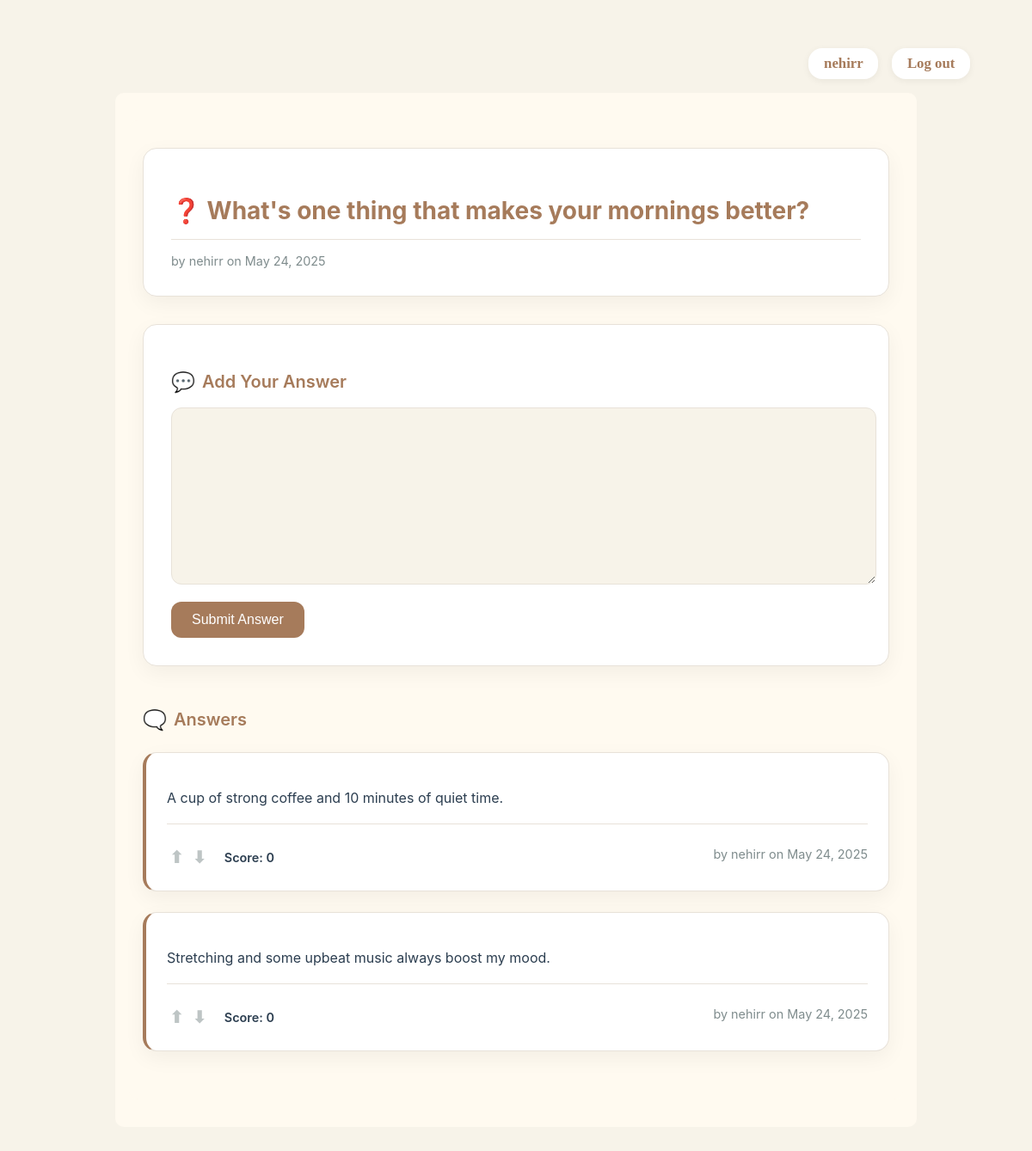
Screenshot of /question/4/ (signed in) with the database file from the repository.
### goldenqa/models.py (models this page shows, shortened)
class Question(models.Model):
    TAG_CHOICES = [
        ('daily_life', 'Daily Life'),
        ('sports', 'Sports'),
        ('hobbies', 'Hobbies'),
        ('technology', 'Technology'),
        ('education_career', 'Education and Career'),
        ('health_fitness', 'Health and Fitness'),
        ('travel', 'Travel'),
        ('entertainment', 'Entertainment'),
        ('food_cooking', 'Food and Cooking'),
        ('music_arts', 'Music and Arts'),
        ('books_literature', 'Books and Literature'),
        ('relationships', 'Relationships'),
        ('gaming', 'Gaming'),
        ('science_nature', 'Science and Nature'),
        ('philosophy', 'Philosophy'),
        ('other', 'Other'),
    ]
    user = models.ForeignKey(User, on_delete=models.CASCADE)
    text = models.TextField()
    tag = models.CharField(max_length=30, choices=TAG_CHOICES, default='other')
    created_at = models.DateTimeField(auto_now_add=True)

class Answer(models.Model):
    user = models.ForeignKey(User, on_delete=models.CASCADE)
    question = models.ForeignKey(Question, on_delete=models.CASCADE, related_name='answers')
    content = models.TextField()
    created_at = models.DateTimeField(auto_now_add=True)

### goldenqa/views.py (the view)
# urls.py: path('question/<int:question_id>/', views.question_detail, name='question_detail'),
def question_detail(request, question_id):
    question = get_object_or_404(Question, id=question_id)
    answers = Answer.objects.filter(question=question).annotate(
        upvotes_count=Count('upvotes'),
        downvotes_count=Count('downvotes')
    ).annotate(
        score=F('upvotes_count') - F('downvotes_count')
    ).order_by('-score')
    if request.method == 'POST':
        form = AnswerForm(request.POST)
        if form.is_valid():
            answer = form.save(commit=False)
            answer.question = question
            answer.user = request.user
            answer.save()
            return redirect('question_detail', question_id=question_id)
    else:
        form = AnswerForm()
    user_upvotes = Upvote.objects.filter(user=request.user).values_list('answer_id', flat=True)
    user_downvotes = Downvote.objects.filter(user=request.user).values_list('answer_id', flat=True)
    answers_data = []
    for answer in answers:
        answers_data.append({
            'answer': answer,
            'score': answer.score,
            'is_upvoted': answer.id in user_upvotes,
            'is_downvoted': answer.id in user_downvotes
        })
    return render(request, 'cores/question_detail.html', {
        'question': question,
        'answers': answers,
        'answers_data': answers_data,
        'form': form,
        'user_upvotes': user_upvotes,
        'user_downvotes': user_downvotes
    })

### goldenqa/forms.py
class AnswerForm(forms.ModelForm):
    class Meta:
        model = Answer
        fields = ['content']

### goldenqa/templates/cores/question_detail.html (shortened to what this page needs)
{% extends 'cores/base.html' %}
{% block content %}
<div class="container">
    <div class="question-box">
        <h2>❓ {{ question.text }}</h2>
        <div class="question-meta">
            by {{ question.user.username }} on {{ question.created_at|date:"F d, Y" }}
        </div>
    </div>
    <div class="form-section">
        <h3>Add Your Answer</h3>
        <form method="post">
            {{ form.content }}
            <button type="submit">Submit Answer</button>
        </form>
    </div>
    <div class="answers-section">
        <h3>Answers</h3>
        {% for data in answers_data %}
            <div class="answer-card">
                <p>{{ data.answer.content }}</p>
                <div class="answer-meta">
                    <div class="vote-buttons">
                        <div class="vote-controls">
                            <button class="vote-btn {% if data.is_upvoted %}upvoted{% endif %}"
                                    data-id="{{ data.answer.id }}"
                                    data-action="upvote"
                                    data-tooltip="{% if data.is_upvoted %}Upvoted - Click to remove{% else %}Click to upvote{% endif %}">
                                ⬆
                            </button>
                            <button class="vote-btn {% if data.is_downvoted %}downvoted{% endif %}"
                                    data-id="{{ data.answer.id }}"
                                    data-action="downvote"
                                    data-tooltip="{% if data.is_downvoted %}Downvoted - Click to remove{% else %}Click to downvote{% endif %}">
                                ⬇
                            </button>
                        </div>
                        <span class="vote-score">Score: <span id="vote-score-{{ data.answer.id }}">{{ data.score }}</span></span>
                    </div>
                    <div class="answer-info">
                        by {{ data.answer.user.username }} on {{ data.answer.created_at|date:"F d, Y" }}
                    </div>
                </div>
            </div>
        {% empty %}
            <div class="empty-answers">
                <p>There are no answers yet. Be the first to help!</p>
            </div>
        {% endfor %}
    </div>
</div>
{% endblock %}

### goldenqa/templates/cores/base.html (shortened to what this page needs)
{% load static %}
<!DOCTYPE html>
<html lang="en">
<head>
    <link rel="stylesheet" href="{% static 'cores/styles.css' %}">
</head>
<body>
    <div class="nav" style="background:transparent;box-shadow:none;border-bottom:none;">
        {% if user.is_authenticated %}
            <div class="nav-right" style="display:flex;gap:1rem;align-items:center;">
                <span style="background:#fff;padding:0.5rem 1.1rem;border-radius:16px;box-shadow:0 2px 8px rgba(0,0,0,0.06);display:flex;align-items:center;font-weight:600;color:#A67B5B;font-size:1.05em;">
                    {{ user.username }}
                </span>
                <span style="background:#fff;padding:0.5rem 1.1rem;border-radius:16px;box-shadow:0 2px 8px rgba(0,0,0,0.06);display:flex;align-items:center;">
                    <a href="{% url 'logout' %}" class="nav-link">Log out</a>
                </span>
            </div>
        {% endif %}
    </div>
    <div class="container">
        {% block content %}{% endblock %}
    </div>
</body>
</html>

### goldenqa/static/core/styles.css (style rules this page uses)
body { font-family: 'Georgia', serif; background-color: #fff8e1; color: #4a3f35; padding: 2rem; }
.nav { background-color: #d4af37; padding: 1rem; color: white; text-align: right; }
a { color: #7d6608; font-weight: bold; }
button { background-color: #d4af37; border: none; color: white; padding: 0.5rem 1rem; cursor: pointer; font-weight: bold; }
.container { background-color: #fffaf0; padding: 2rem; border-radius: 10px; }

### goldenqa/templates/cores/base.html (style rules this page uses)
.nav { padding: 1rem 2rem; display: flex; justify-content: space-between; align-items: center; background: transparent; box-shadow: none; border-bottom: none; }
.nav-link { color: #A67B5B !important; background: transparent; text-decoration: none; padding: 0; border-radius: 0; font-weight: 600; font-size: 1.05em; margin: 0; display: inline; border: none; transition: color 0.2s; }
.nav-right { display: flex; align-items: center; }

### goldenqa/templates/cores/question_detail.html (style rules this page uses)
:root { --primary: #A67B5B; --primary-dark: #8B6B4A; --secondary: #4ECDC4; --accent: #FFE66D; --background: #F7F3E9; --card-bg: #FFFFFF; --text: #2C3E50; --text-light: #7F8C8D; --border: #E8E2D9; --upvote: #2196F3; --downvote: #dc3545; }
body { background-color: var(--background); }
.container { max-width: 900px; margin: auto; padding: 2rem 1rem; font-family: 'Inter', sans-serif; color: var(--text); }
.question-box { background: var(--card-bg); padding: 2rem; border-radius: 16px; box-shadow: 0 8px 24px rgba(0, 0, 0, 0.05); margin-bottom: 2rem; border: 1px solid var(--border); }
.question-box h2 { font-size: 1.75rem; margin-bottom: 1rem; color: var(--primary); }
.question-meta { color: var(--text-light); font-size: 0.9rem; margin-top: 1rem; padding-top: 1rem; border-top: 1px solid var(--border); }
.form-section { background: var(--card-bg); padding: 2rem; border-radius: 16px; margin-bottom: 3rem; box-shadow: 0 8px 24px rgba(0, 0, 0, 0.05); border: 1px solid var(--border); }
.form-section h3 { font-size: 1.25rem; margin-bottom: 1rem; color: var(--primary); font-weight: 600; display: flex; align-items: center; gap: 8px; }
.form-section h3::before { content: "💬"; font-size: 1.4rem; }
.form-section form { margin-top: 1rem; }
.form-section textarea { width: 100%; min-height: 80px; padding: 0.75rem 0.5rem; border: 1px solid var(--border); border-radius: 12px; font-size: 1rem; transition: all 0.3s ease; background-color: var(--background); resize: vertical; }
.form-section button { background-color: var(--primary); color: white; border: none; padding: 0.75rem 1.5rem; font-size: 1rem; border-radius: 12px; cursor: pointer; transition: all 0.3s ease; font-weight: 500; margin-top: 1rem; }
.answers-section h3 { font-size: 1.25rem; margin-bottom: 1.5rem; color: var(--primary); font-weight: 600; display: flex; align-items: center; gap: 8px; }
.answers-section h3::before { content: "🗨️"; font-size: 1.4rem; }
.answer-card { background: var(--card-bg); border: 1px solid var(--border); border-left: 4px solid var(--primary); padding: 1.5rem; border-radius: 16px; margin-bottom: 1.5rem; position: relative; box-shadow: 0 8px 24px rgba(0, 0, 0, 0.05); }
.answer-card p { color: var(--text); line-height: 1.6; margin-bottom: 1rem; }
.vote-buttons { display: flex; align-items: center; gap: 0.5rem; margin-top: 0.5rem; justify-content: space-between; }
.vote-btn { background: none; border: none; font-size: 1.2rem; color: var(--text-light); cursor: pointer; transition: all 0.3s ease; padding: 0.2rem; position: relative; opacity: 0.5; }
.vote-btn::after { content: attr(data-tooltip); position: absolute; bottom: 100%; left: 50%; transform: translateX(-50%); padding: 0.5rem; background: var(--text); color: white; border-radius: 4px; font-size: 0.8rem; white-space: nowrap; opacity: 0; visibility: hidden; transition: all 0.3s ease; }
.vote-score { font-weight: 600; color: var(--text); margin: 0 0.5rem; min-width: 60px; text-align: right; }
.answer-meta { display: flex; justify-content: space-between; align-items: center; margin-top: 1rem; color: var(--text-light); font-size: 0.9rem; padding-top: 1rem; border-top: 1px solid var(--border); }

### rows the page displays
Question: text "What's one thing that makes your mornings better?", user.username "nehirr", created_at "May 24, 2025"
Answer: answer.content "A cup of strong coffee and 10 minutes of quiet time.", score "0", answer.user.username "nehirr", answer.created_at "May 24, 2025"
Answer: answer.content "Stretching and some upbeat music always boost my mood.", score "0", answer.user.username "nehirr", answer.created_at "May 24, 2025"

### other values shown
{{ user.username }} "nehirr"
